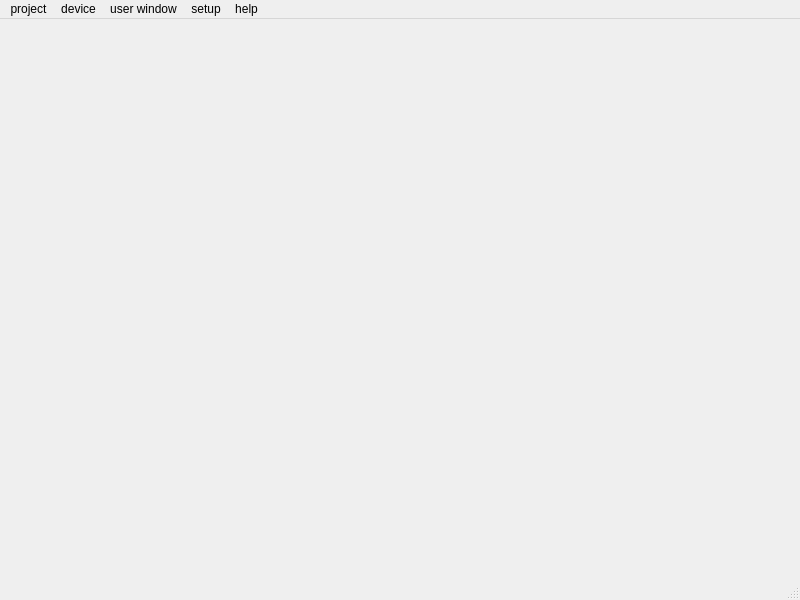
<?xml version="1.0" encoding="UTF-8"?>
<ui version="4.0">
 <class>MainWindow</class>
 <widget class="QMainWindow" name="MainWindow">
  <property name="geometry">
   <rect>
    <x>0</x>
    <y>0</y>
    <width>800</width>
    <height>600</height>
   </rect>
  </property>
  <widget class="QWidget" name="centralwidget"/>
  <widget class="QMenuBar" name="menubar">
   <property name="geometry">
    <rect>
     <x>0</x>
     <y>0</y>
     <width>800</width>
     <height>45</height>
    </rect>
   </property>
   <widget class="QMenu" name="menufile">
    <property name="title">
     <string>project</string>
    </property>
    <addaction name="actionnew"/>
    <addaction name="separator"/>
    <addaction name="actionopen"/>
    <addaction name="separator"/>
    <addaction name="actionexport"/>
    <addaction name="separator"/>
    <addaction name="actionexport_2"/>
   </widget>
   <widget class="QMenu" name="menuedit">
    <property name="title">
     <string>device</string>
    </property>
    <addaction name="actiondevice_select"/>
    <addaction name="separator"/>
    <addaction name="actiondevice_setup"/>
    <addaction name="separator"/>
   </widget>
   <widget class="QMenu" name="menuwindows">
    <property name="title">
     <string>user window</string>
    </property>
    <addaction name="actionnew_user_window"/>
   </widget>
   <widget class="QMenu" name="menusetup">
    <property name="title">
     <string>setup</string>
    </property>
   </widget>
   <widget class="QMenu" name="menuhelp">
    <property name="title">
     <string>help</string>
    </property>
   </widget>
   <addaction name="menufile"/>
   <addaction name="menuedit"/>
   <addaction name="menuwindows"/>
   <addaction name="menusetup"/>
   <addaction name="menuhelp"/>
  </widget>
  <widget class="QStatusBar" name="statusbar"/>
  <action name="actionHMI_DEMO">
   <property name="text">
    <string>HMI DEMO</string>
   </property>
  </action>
  <action name="actionnew">
   <property name="text">
    <string>New</string>
   </property>
  </action>
  <action name="actionopen">
   <property name="text">
    <string>Open</string>
   </property>
  </action>
  <action name="actionexport">
   <property name="text">
    <string>Import</string>
   </property>
  </action>
  <action name="actionimport">
   <property name="text">
    <string>import</string>
   </property>
  </action>
  <action name="actionexport_2">
   <property name="text">
    <string>Export</string>
   </property>
  </action>
  <action name="actiondevice_select">
   <property name="text">
    <string>device select</string>
   </property>
  </action>
  <action name="actiondevice_setup">
   <property name="text">
    <string>device setup</string>
   </property>
  </action>
  <action name="actionnew_user_window">
   <property name="text">
    <string>new user window</string>
   </property>
  </action>
 </widget>
 <resources/>
 <connections/>
</ui>
